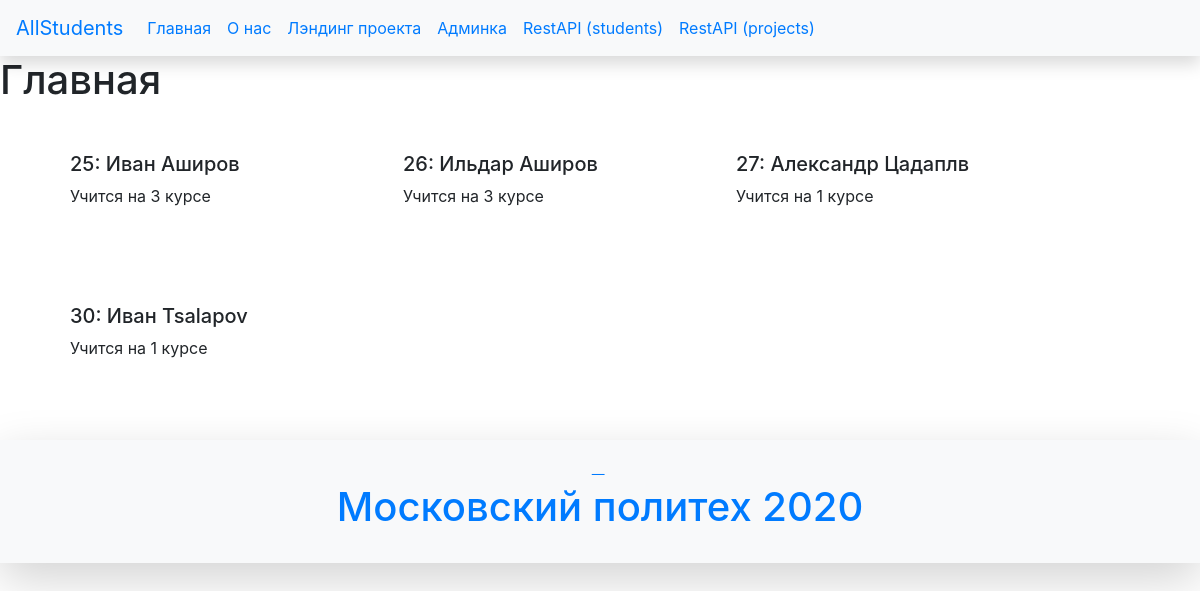
/api/, run on an earlier commit of the app's database.
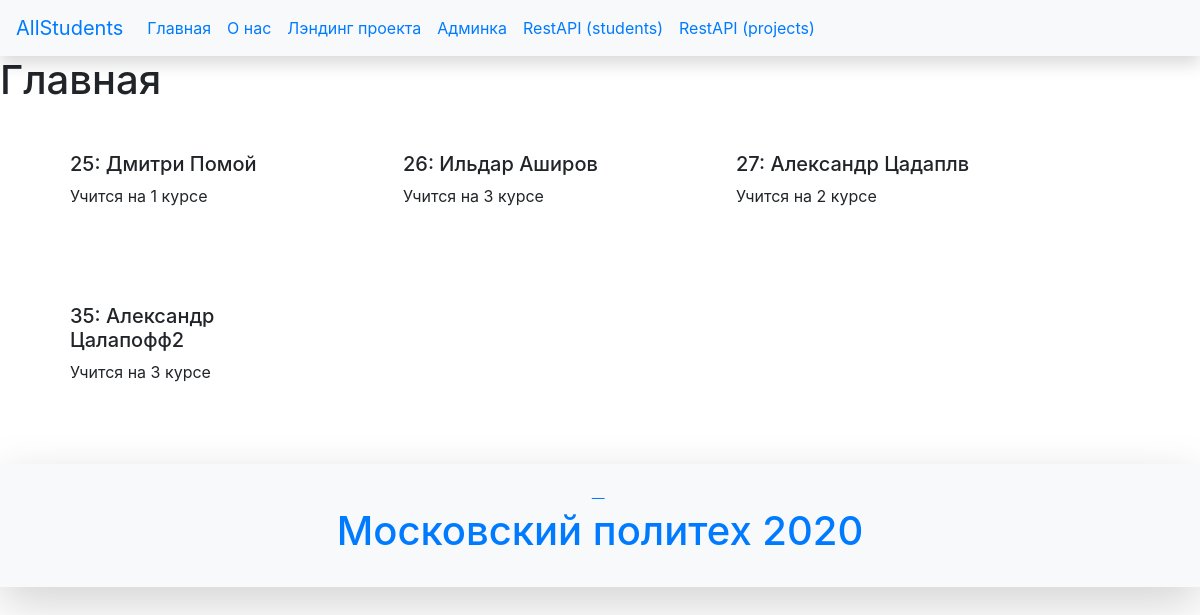
And on a later commit of the database.
### main/models.py (models this page shows, shortened)
class Students(models.Model):
    id = models.AutoField(primary_key=True)
    name = models.TextField("Имя студента")
    surname = models.TextField('Фамилия студента')
    status = models.CharField(max_length=1, choices=STATUS_CHOICE)
    course = models.IntegerField('Курс')
    class Meta:
        verbose_name = ("Студент")
        verbose_name_plural = ("Студенты")

### main/views.py (the view)
# urls.py: path('', views.index, name='main'),
def index(request):
    students = Students.objects.all()
    studentsPhoto = StudentsPhoto.objects.all()
    return render(request, 'main/index.html', {'students':students,'photos': studentsPhoto})

### main/templates/main/index.html (shortened to what this page needs)
{% extends 'main/base.html' %}
{% block main %}
    <h1>Главная</h1>
    <div class='container'>
        <div class='row'>
            {% for student in students %}
            <div class='col-3 m-4 p-3'>
                    <h5>{{student.id}}: {{student.name}} {{student.surname}}</h5>
                    <p>Учится на  {{student.course}} курсе</p>
            </div>
            {% endfor %}
        </div>
    </div>
{% endblock %}

What changed in the data, as far as the page shows it:
removed Students: id "30", name "Иван", surname "Tsalapov", course "1"
changed Students id 25: name "Иван" → "Дмитри"; surname "Аширов" → "Помой"; course "3" → "1"
changed Students "Цадаплв": course "1" → "2"
added Students: id "35", name "Александр", surname "Цалапофф2", course "3"
